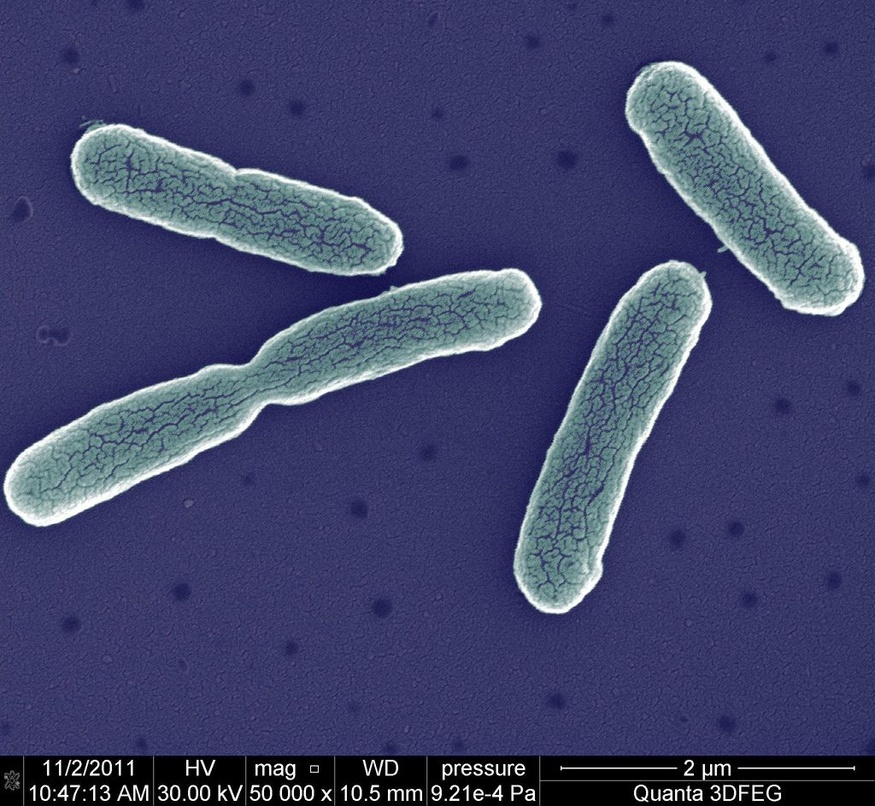
#> input picture 34142.jpg, 875 x 806 px, shrunk from 1024 x 943 before the run
$ python deneme.py
#> lines starting #> are read from the running program, lines starting #| are printed output that depends on the picture; after the words box and inside, x2 and y2 are one past the last pixel; in counts of white or black regions, pixels touching at a corner belong together
import cv2
import matplotlib.pylab as plt
import numpy as np

img = cv2.imread("34142.jpg",0)
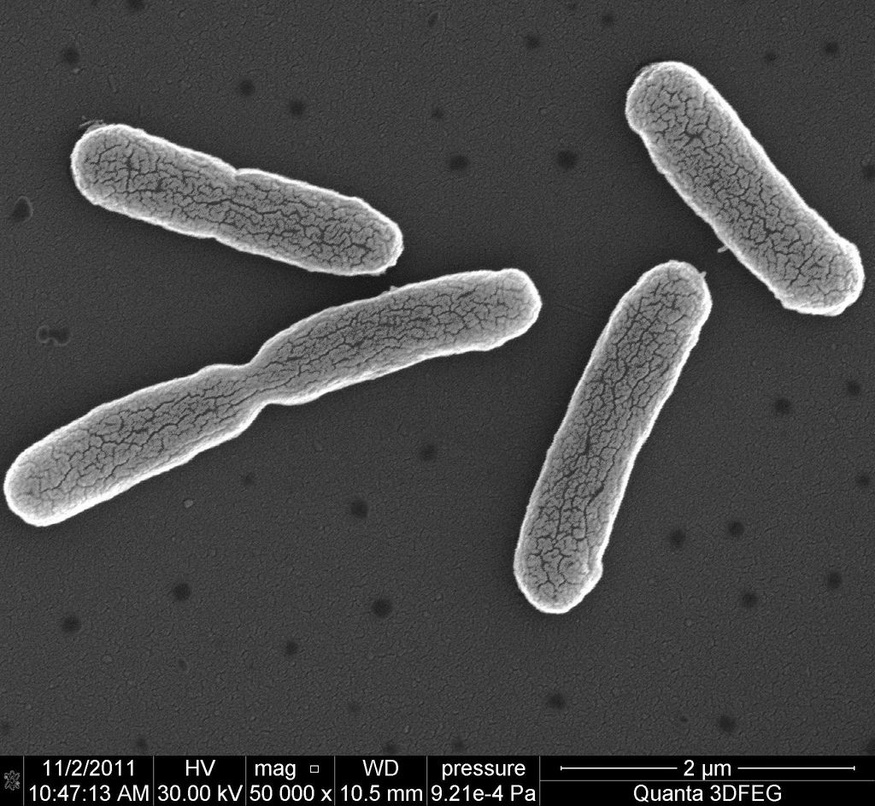
#> img: shape (806, 875); min 0, max 255, mean 72.2
""""
img_filt = cv2.medianBlur(img,1)
img_th = cv2.adaptiveThreshold(img_filt,255,cv2.ADAPTIVE_THRESH_GAUSSIAN_C,cv2.THRESH_BINARY,11,2)
contours,hierarchy = cv2.findContours(img_th,cv2.RETR_LIST,cv2.CHAIN_APPROX_SIMPLE)
"""
_,th1 = cv2.threshold(img,150,255,cv2.THRESH_BINARY)
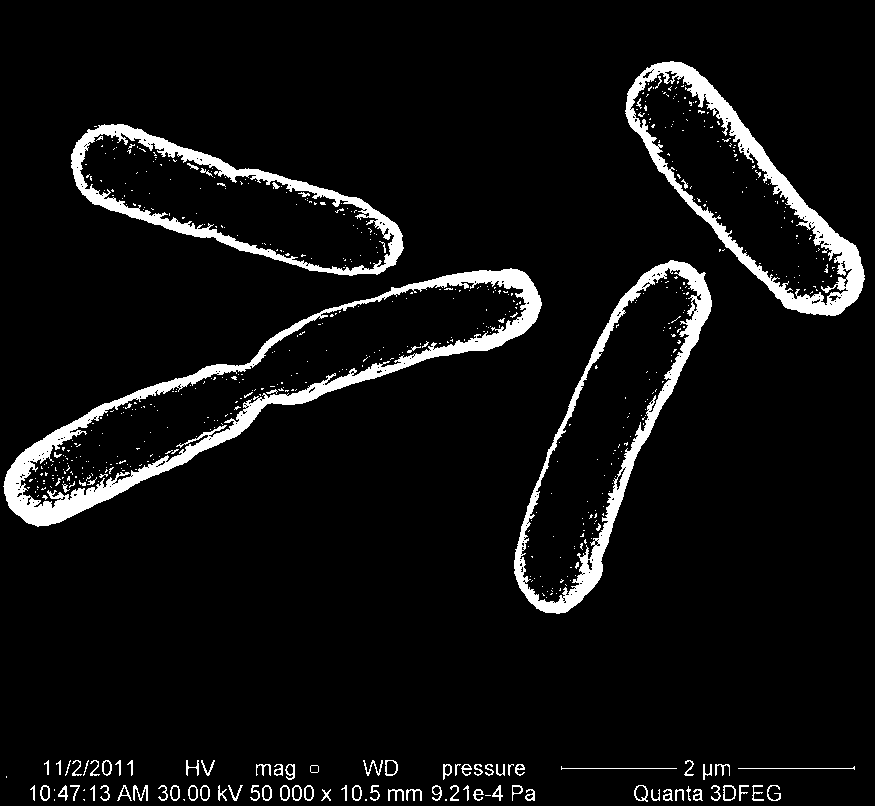
#> th1: shape (806, 875); 6.4% white; 651 white regions (559 under 20 px), largest, box (x1, y1, x2, y2) and area: (3, 268, 542, 527) 14166, (625, 61, 865, 316) 9284, (514, 260, 712, 614) 8103
_,th2 = cv2.threshold(img,180,255,cv2.THRESH_BINARY_INV)
#> th2: shape (806, 875); 96% white; 275 black regions (199 under 20 px), largest, box (x1, y1, x2, y2) and area: (4, 269, 542, 526) 8847, (626, 62, 864, 316) 5676, (514, 261, 712, 614) 4948
_,th3 = cv2.threshold(img,150,255,cv2.THRESH_TRUNC)
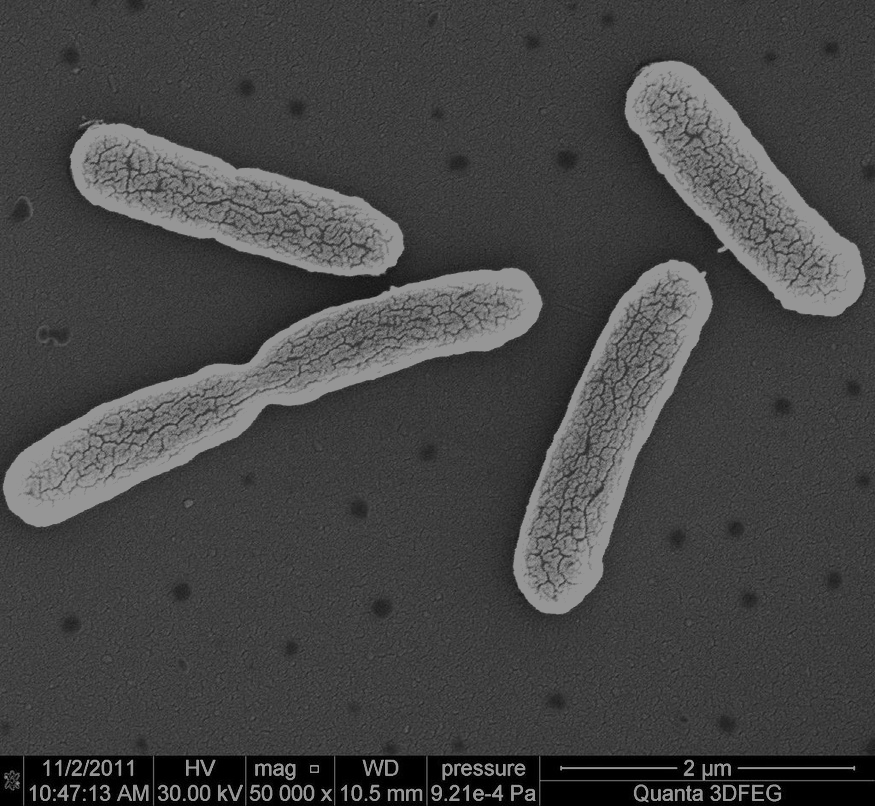
#> th3: shape (806, 875); min 0, max 150, mean 69
_,th4 = cv2.threshold(img,150,255,cv2.THRESH_TOZERO)
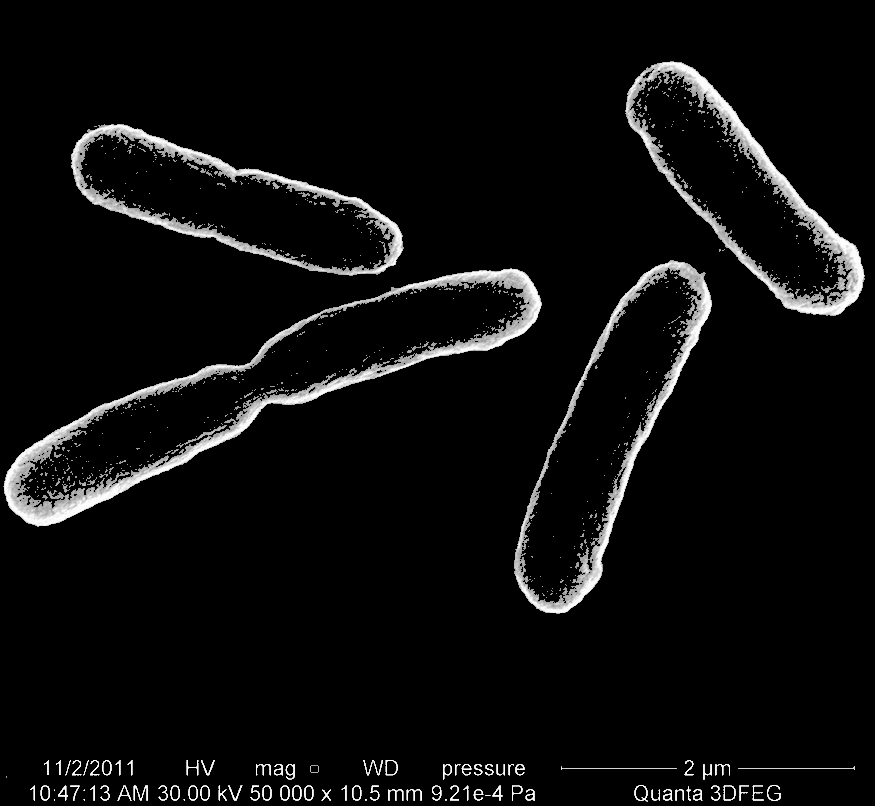
#> th4: shape (806, 875); min 0, max 255, mean 12.8
_,th5 = cv2.threshold(img,150,255,cv2.THRESH_TOZERO_INV)
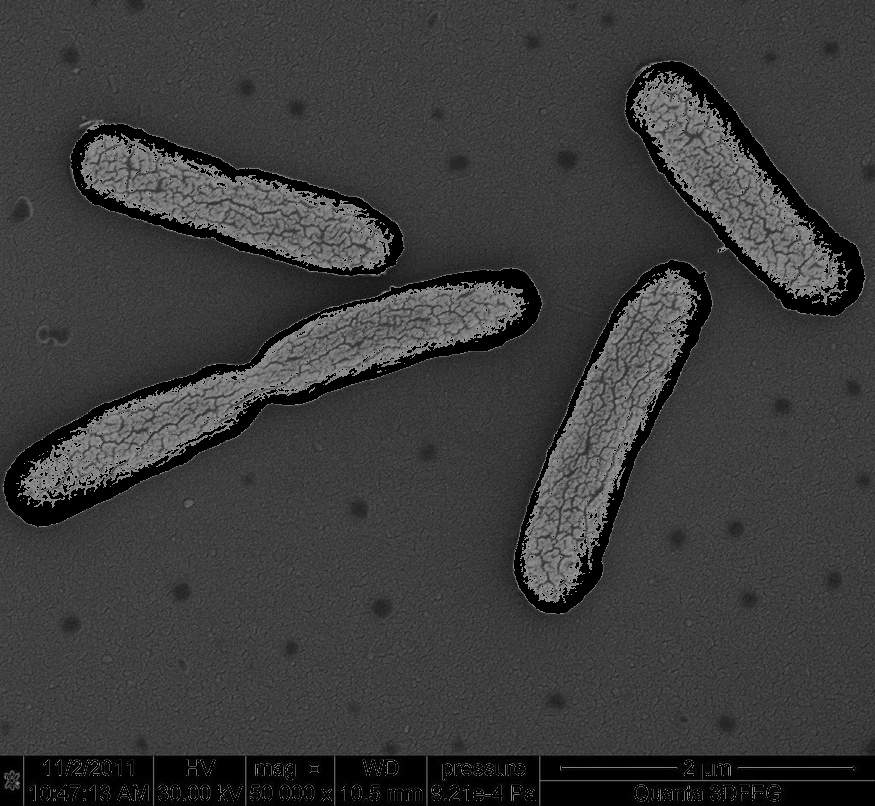
#> th5: shape (806, 875); min 0, max 150, mean 59.4

kernal = np.ones((1,2),np.uint8)
dilation = cv2.dilate(th2,kernal,iterations=1)
#> dilation: shape (806, 875); 96.7% white; 354 black regions (320 under 20 px), largest, box (x1, y1, x2, y2) and area: (5, 269, 542, 526) 8019, (627, 62, 864, 316) 5023, (515, 261, 712, 613) 3756
erosion =cv2.erode(dilation,kernal,iterations=1)
#> erosion: shape (806, 875); 96.2% white; 309 black regions (246 under 20 px), largest, box (x1, y1, x2, y2) and area: (5, 269, 543, 526) 8759, (627, 62, 865, 316) 5634, (515, 261, 713, 613) 4389
opening = cv2.morphologyEx(th2,cv2.MORPH_OPEN,kernal,)
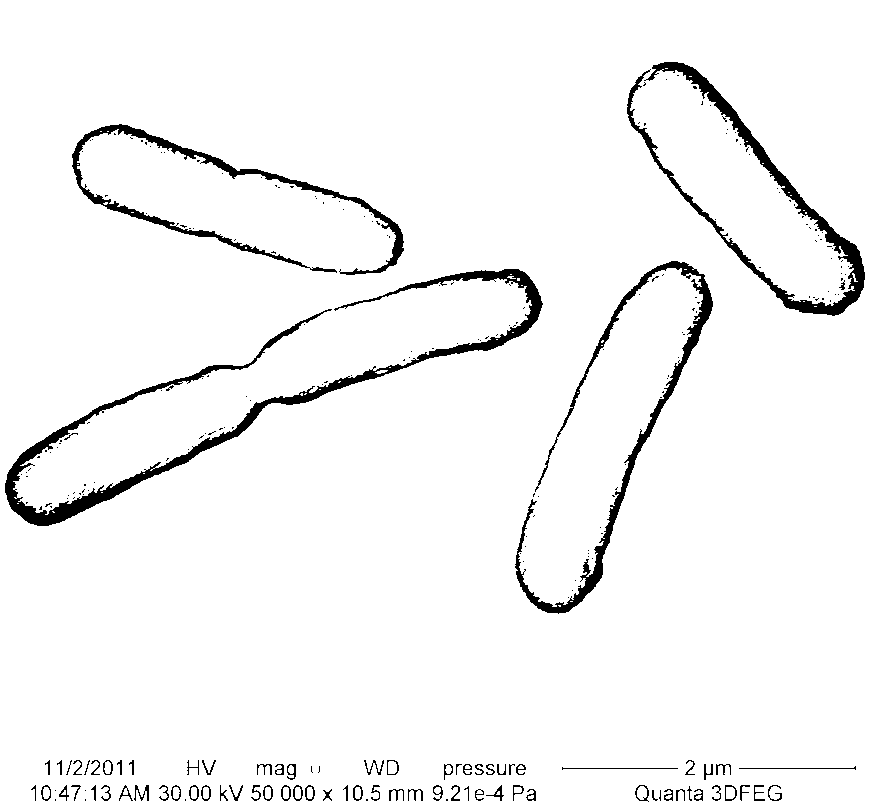
#> opening: shape (806, 875); 96% white; 262 black regions (186 under 20 px), largest, box (x1, y1, x2, y2) and area: (5, 269, 543, 526) 8950, (627, 62, 865, 316) 5753, (515, 261, 713, 614) 5019

titles=["contour","Original","erosion","dilation","Bınary Inv.","opening","Binary","Trunc","To_zero","To_zero_Inv" ]
images = [img,erosion,dilation,th2,opening,th1,th3,th4,th5]

for i in range(8):
    plt.subplot(3,3,i+1), plt.imshow(images[i],'gray')
    plt.title(titles[i])
    plt.xticks([]), plt.yticks([])

print(th2)
#> (printed output is left out)

""""
cv2.imshow("th2",th2)
cv2.imshow("erosion",erosion)
cv2.imshow("dilation",dilation)

cv2.waitKey(0)
cv2.destroyAllWindows()
"""
#plt.show()
cv2.imshow("dilation",dilation)

cv2.waitKey(0)
cv2.destroyAllWindows()
